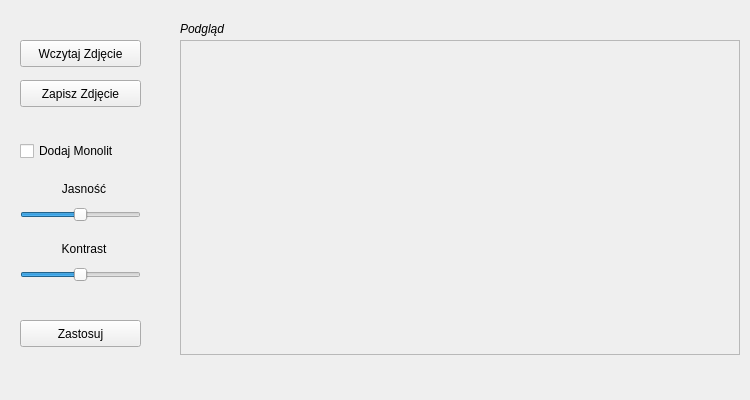
<?xml version="1.0" encoding="UTF-8"?>
<ui version="4.0">
 <class>EditorForm</class>
 <widget class="QWidget" name="EditorForm">
  <property name="geometry">
   <rect>
    <x>0</x>
    <y>0</y>
    <width>750</width>
    <height>400</height>
   </rect>
  </property>
  <property name="minimumSize">
   <size>
    <width>750</width>
    <height>400</height>
   </size>
  </property>
  <property name="maximumSize">
   <size>
    <width>750</width>
    <height>400</height>
   </size>
  </property>
  <property name="windowTitle">
   <string>CM Image Editor</string>
  </property>
  <widget class="QLabel" name="image_container">
   <property name="geometry">
    <rect>
     <x>180</x>
     <y>40</y>
     <width>560</width>
     <height>315</height>
    </rect>
   </property>
   <property name="minimumSize">
    <size>
     <width>560</width>
     <height>315</height>
    </size>
   </property>
   <property name="maximumSize">
    <size>
     <width>560</width>
     <height>315</height>
    </size>
   </property>
   <property name="frameShape">
    <enum>QFrame::StyledPanel</enum>
   </property>
   <property name="lineWidth">
    <number>10</number>
   </property>
   <property name="text">
    <string/>
   </property>
  </widget>
  <widget class="QPushButton" name="load_image_btn">
   <property name="geometry">
    <rect>
     <x>20</x>
     <y>40</y>
     <width>121</width>
     <height>27</height>
    </rect>
   </property>
   <property name="text">
    <string>Wczytaj Zdjęcie</string>
   </property>
  </widget>
  <widget class="QPushButton" name="save_image_btn">
   <property name="geometry">
    <rect>
     <x>20</x>
     <y>80</y>
     <width>121</width>
     <height>27</height>
    </rect>
   </property>
   <property name="text">
    <string>Zapisz Zdjęcie</string>
   </property>
  </widget>
  <widget class="QCheckBox" name="monolith_cbox">
   <property name="geometry">
    <rect>
     <x>20</x>
     <y>140</y>
     <width>121</width>
     <height>22</height>
    </rect>
   </property>
   <property name="text">
    <string>Dodaj Monolit</string>
   </property>
  </widget>
  <widget class="QSlider" name="brightness_slider">
   <property name="geometry">
    <rect>
     <x>20</x>
     <y>200</y>
     <width>121</width>
     <height>29</height>
    </rect>
   </property>
   <property name="minimum">
    <number>-123</number>
   </property>
   <property name="maximum">
    <number>122</number>
   </property>
   <property name="orientation">
    <enum>Qt::Horizontal</enum>
   </property>
  </widget>
  <widget class="QSlider" name="contrast_slider">
   <property name="geometry">
    <rect>
     <x>20</x>
     <y>260</y>
     <width>121</width>
     <height>29</height>
    </rect>
   </property>
   <property name="minimum">
    <number>-123</number>
   </property>
   <property name="maximum">
    <number>122</number>
   </property>
   <property name="orientation">
    <enum>Qt::Horizontal</enum>
   </property>
  </widget>
  <widget class="QLabel" name="label">
   <property name="geometry">
    <rect>
     <x>50</x>
     <y>180</y>
     <width>68</width>
     <height>17</height>
    </rect>
   </property>
   <property name="text">
    <string>Jasność</string>
   </property>
   <property name="scaledContents">
    <bool>false</bool>
   </property>
   <property name="alignment">
    <set>Qt::AlignCenter</set>
   </property>
  </widget>
  <widget class="QLabel" name="label_2">
   <property name="geometry">
    <rect>
     <x>50</x>
     <y>240</y>
     <width>68</width>
     <height>17</height>
    </rect>
   </property>
   <property name="text">
    <string>Kontrast</string>
   </property>
   <property name="scaledContents">
    <bool>false</bool>
   </property>
   <property name="alignment">
    <set>Qt::AlignCenter</set>
   </property>
  </widget>
  <widget class="QPushButton" name="apply_btn">
   <property name="geometry">
    <rect>
     <x>20</x>
     <y>320</y>
     <width>121</width>
     <height>27</height>
    </rect>
   </property>
   <property name="text">
    <string>Zastosuj</string>
   </property>
  </widget>
  <widget class="QLabel" name="label_3">
   <property name="geometry">
    <rect>
     <x>180</x>
     <y>20</y>
     <width>51</width>
     <height>17</height>
    </rect>
   </property>
   <property name="font">
    <font>
     <pointsize>9</pointsize>
     <italic>true</italic>
    </font>
   </property>
   <property name="text">
    <string>Podgląd</string>
   </property>
   <property name="textFormat">
    <enum>Qt::AutoText</enum>
   </property>
  </widget>
 </widget>
 <resources/>
 <connections/>
</ui>
